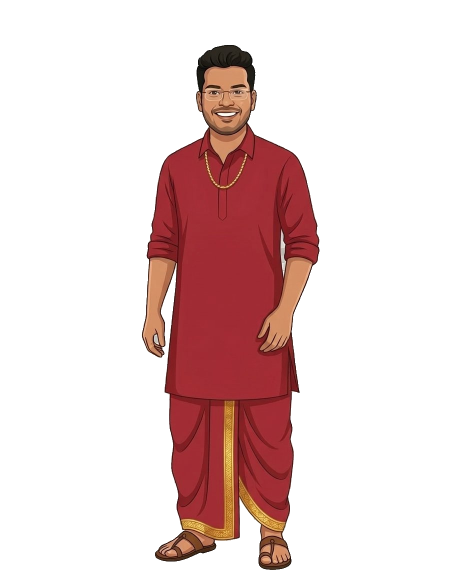
#> input picture scripts/pandit_character.png, 912 x 1175 px (shown at 1/2 size); its folder holds only this picture in this run
$ python -i presenter_animator.py   (imports and definitions only)
#> lines starting #> are read from the running program, lines starting #| are printed output that depends on the picture; after the words box and inside, x2 and y2 are one past the last pixel; in counts of white or black regions, pixels touching at a corner belong together
"""
presenter_animator.py

Brings the static pandit_character.png to life with:
  - Natural body bob + breathing + gentle sway
  - Simulated talking (body lean + sound-wave rings + hand glow pulse)
  - Scene-aware tint (calm / warning-red / auspicious-gold / closing)
  - Temple arch background generator
  - Marigold petal particle system
  - Subtitle text renderer
  - Blink simulation (irregular natural blink cadence)
  - Rim light (cinematic side fill on character)

Usage:
    from presenter_animator import PresenterAnimator, make_temple_bg, draw_subtitle

    anim = PresenterAnimator(char_path)
    bg   = make_temple_bg(W, H)
    frame = bg.copy()
    frame = anim.composite(frame, t=t, talking=True, scene=0)
    frame = draw_subtitle(frame, "నమస్కారం!", t)
"""

import math, os, random
import numpy as np
from PIL import Image, ImageDraw, ImageFilter, ImageChops


# ── Blink schedule (module-level, shared across all instances) ────────────────

def _make_blink_times(seed: int = 17, span: float = 120.0) -> list[float]:
    """Pre-compute irregular blink timestamps over *span* seconds (loops)."""
#> called with seed = 17, span = 120
    rng, ts, t = random.Random(seed), [], 0.8
    while t < span:
        t += rng.uniform(2.6, 5.4)
        ts.append(t)
    return ts

_BLINK_TIMES: list[float] = _make_blink_times()


# [12 lines left out: function _blink_alpha, not called in this run]

# ── Colour palette ────────────────────────────────────────────────────────────
GOLD        = (255, 215,   0)
SAFFRON     = (255, 120,   0)
WARN_RED    = (220,  40,  40)
CREAM       = (255, 228, 181)
WHITE       = (255, 248, 240)
DARK_STONE  = ( 90,  70,  50)
WARM_LIGHT  = (255, 200, 120)
MARIGOLD    = (255, 140,   0)

# ── Scene tints applied to the character ─────────────────────────────────────
SCENE_TINTS = {
    0: None,                           # intro  — natural
    1: (230, 30,  30),                 # bad    — red
    2: (255, 200,  60),                # good   — gold
    3: None,                           # close  — natural
}

FPS = 24

# ─────────────────────────────────────────────────────────────────────────────
# Background: warm temple arch scene
# ─────────────────────────────────────────────────────────────────────────────

# [145 lines left out: functions make_temple_bg, _draw_garland, not called in this run]


# ─────────────────────────────────────────────────────────────────────────────
# Particle system: drifting marigold petals
# ─────────────────────────────────────────────────────────────────────────────

class PetalParticles:
    # [28 lines left out: functions __init__, draw, not called in this run]


# ─────────────────────────────────────────────────────────────────────────────
# Character background-removal (same logic as original video_creator.py)
# ─────────────────────────────────────────────────────────────────────────────

_char_cache: Image.Image | None = None


def load_character(path: str) -> Image.Image | None:
#> called with path = 'pandit_character.png'
    global _char_cache
    if _char_cache is not None:
        return _char_cache
    if not os.path.exists(path):
        return None
    try:
        from scipy import ndimage
    except ImportError:
        img = Image.open(path).convert("RGBA")
        _char_cache = img
        return _char_cache

    orig = Image.open(path).convert("RGBA")
#> orig is the input picture: PIL image 912x1175 RGBA; mean R, G, B, A 200.6, 179, 176.7, 57.4
    arr  = np.array(orig)
    r, g, b = arr[:, :, 0].astype(int), arr[:, :, 1].astype(int), arr[:, :, 2].astype(int)
    sat    = np.max([r, g, b], axis=0) - np.min([r, g, b], axis=0)
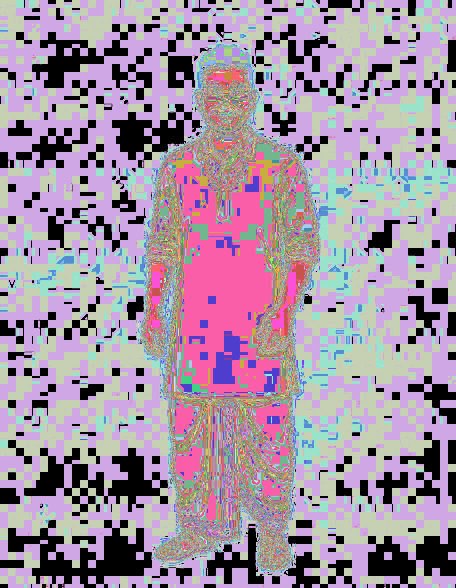
#> sat: shape (1175, 912) int64 (shown at 1/2 size); 159 distinct labels, from 0 to 158; one colour per label, 0 black
    bright = (r + g + b) // 3
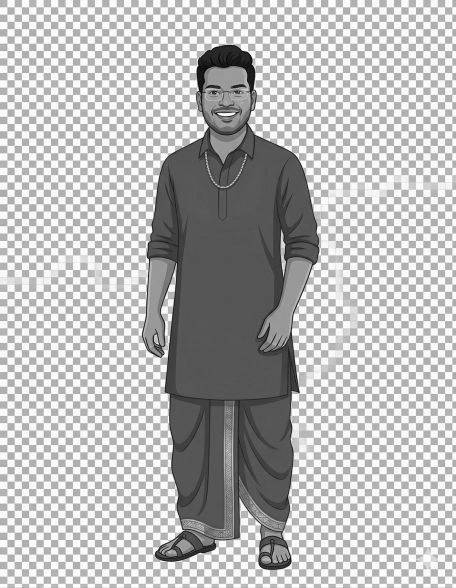
#> bright: shape (1175, 912) int64 (shown at 1/2 size); min 0, max 255, mean 185.1
    is_bg  = ((r < 30) & (g < 30) & (b < 30)) | ((sat < 30) & (bright > 200))
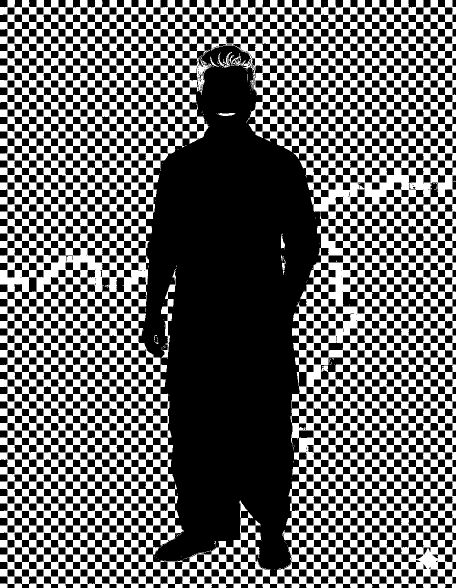
#> is_bg: shape (1175, 912) bool (shown at 1/2 size); 41% white; 169 white regions (158 under 20 px), largest, box (x1, y1, x2, y2) and area: (0, 0, 912, 1175) 436948, (322, 540, 352, 717) 1234, (436, 104, 468, 135) 255
    labeled, _ = ndimage.label(is_bg)
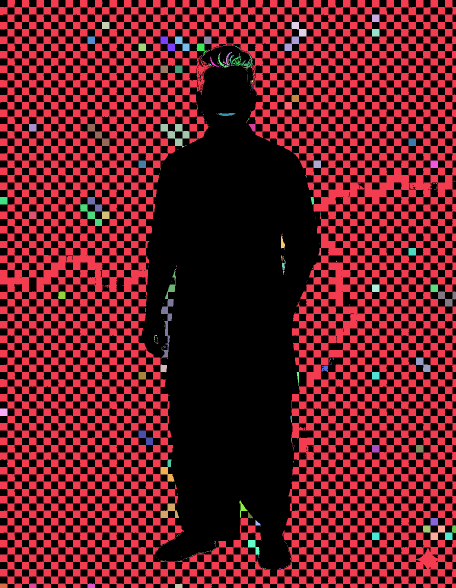
#> labeled: shape (1175, 912) int32 (shown at 1/2 size); 397 distinct labels, from 0 to 396; one colour per label, 0 black
    bl = set()
    for la in [labeled[0, :], labeled[-1, :], labeled[:, 0], labeled[:, -1]]:
        bl.update(la[la > 0])
#> this loop made 4 passes
#> after the loop, bl = 10 items
    mask   = np.zeros(is_bg.shape, dtype=bool)
    for lbl in bl:
        mask |= (labeled == lbl)
#> this loop made 10 passes
#> lbl on passes 1, 3, 4, 5, 6, 7, 8, 9, 10: 160, 263, 392, 393, 394, 395, 202, 152, 286
#> pass 1, in load_character, `mask |= (labeled == lbl)`:
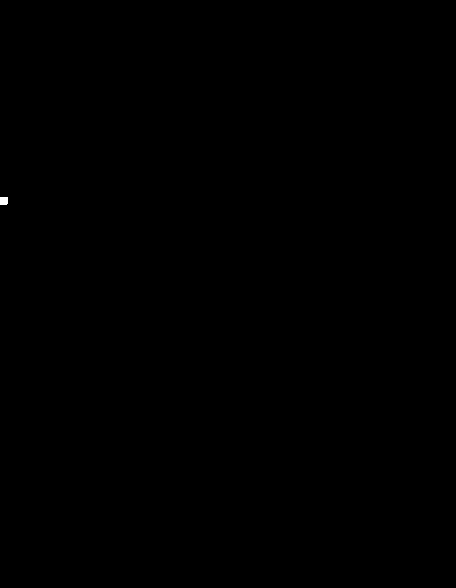
#> mask: shape (1175, 912) bool (shown at 1/2 size); 0.02% white; 1 white region, box (x1, y1, x2, y2) and area: (0, 394, 15, 409) 224
#> after the loop:
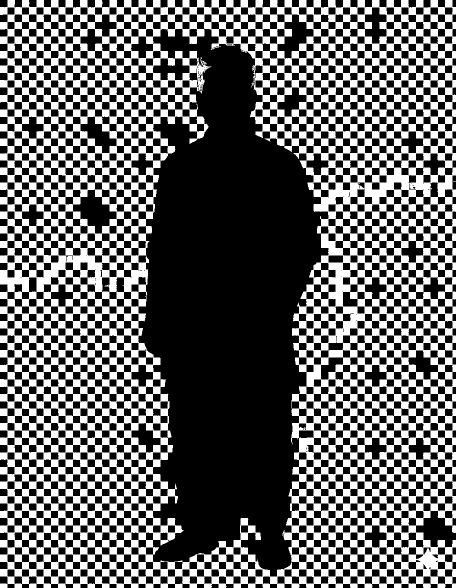
#> mask: shape (1175, 912) bool (shown at 1/2 size); 39.3% white; 2 white regions (1 under 20 px), largest, box (x1, y1, x2, y2) and area: (0, 0, 912, 1175) 421605
    result = arr.copy()
    result[mask, 3] = 0
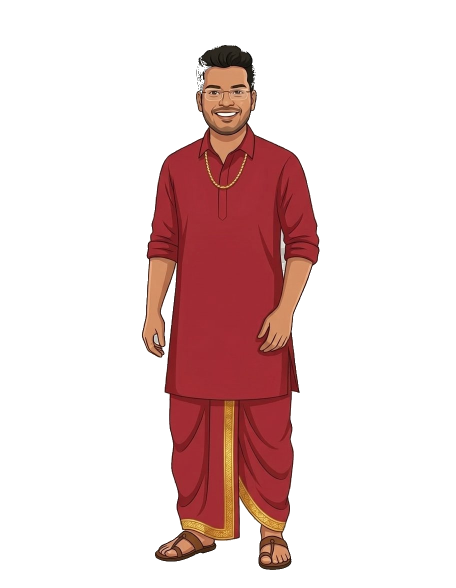
#> result: shape (1175, 912, 4) (shown at 1/2 size); 0.08% of pixels changed, all inside (x1, y1, x2, y2) = (391, 90, 583, 1122); transparent parts drawn white
    _char_cache = Image.fromarray(result, "RGBA")
    return _char_cache


# ─────────────────────────────────────────────────────────────────────────────
# Sound-wave rings (talking indicator)
# ─────────────────────────────────────────────────────────────────────────────

# [106 lines left out: functions _draw_sound_waves, _draw_hand_glow, _draw_ground_shadow, _draw_rim_light, _draw_blink, not called in this run]


# ─────────────────────────────────────────────────────────────────────────────
# Main animator class
# ─────────────────────────────────────────────────────────────────────────────

class PresenterAnimator:
    """
    Manages the animated character overlay for the presenter-style video.

    Parameters
    ----------
    char_path : str  — path to pandit_character.png
    W, H      : int  — frame dimensions
    scale     : float — character height relative to H (default 0.72)
    cx        : int  — horizontal center of character (default W//2)
    bottom_y  : int  — bottom edge of character on screen (default H - 8)
    """

    # [221 lines left out: functions __init__, _get_base_char, _animate, composite, draw_subtitle, not called in this run]

>>> result = load_character('pandit_character.png')
